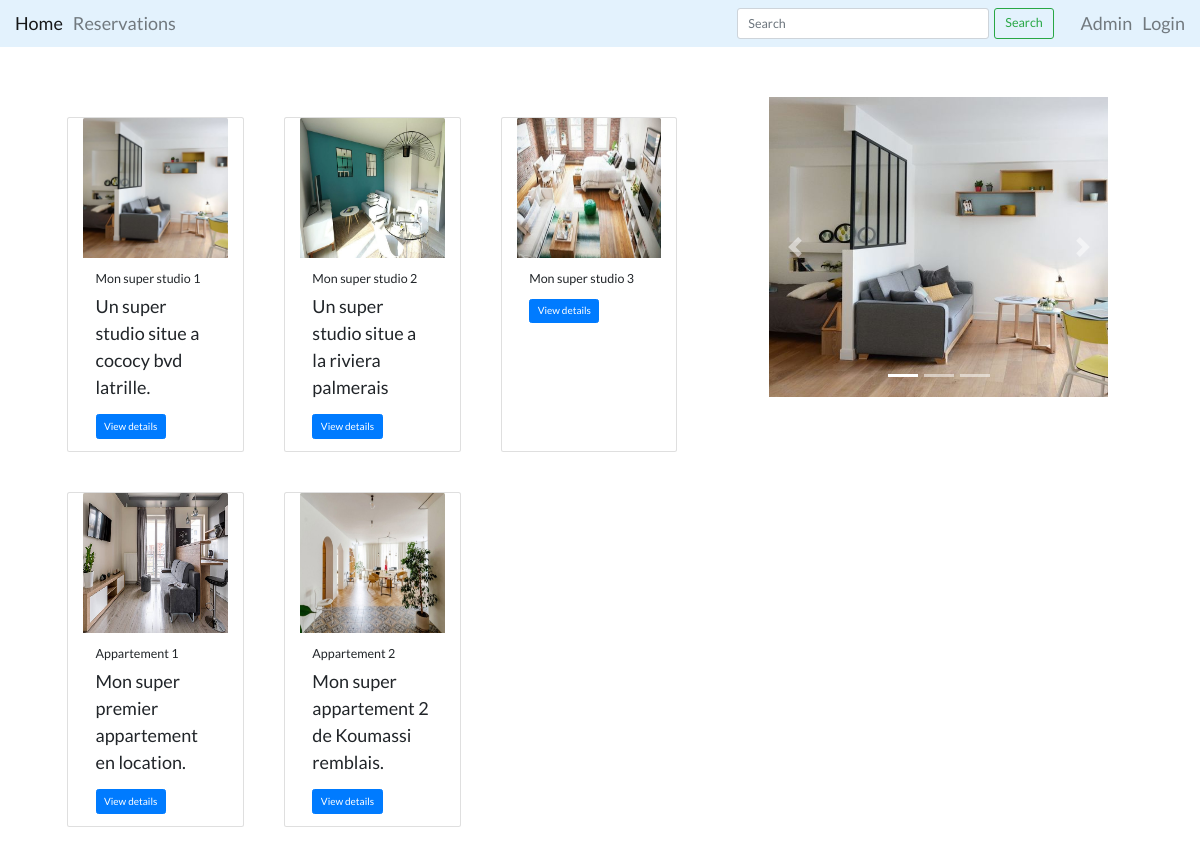
The page / on the database its author committed.
### core/models.py (models this page shows, shortened)
class Resource(models.Model):
    _upload_link = 'images/resource'
    name = models.CharField(max_length=100, unique=True)
    slug = models.SlugField(max_length=100, unique=True)
    description = models.TextField(null=True, blank=True)
    price = models.IntegerField()
    is_available = models.BooleanField(default=True)
    address_line = models.CharField(max_length=100)
    country = models.CharField(max_length=50)
    state = models.CharField(max_length=50)
    city = models.CharField(max_length=50)
    picture = models.ImageField(blank=True, upload_to=_upload_link)
    created = models.DateTimeField(auto_now_add=True)
    updated = models.DateTimeField(auto_now=True)
    type = models.ForeignKey(ResourceType,
                             on_delete=models.SET_NULL,
                             blank=True,
                             null=True)
    objects = models.Manager()  # The default manager.
    available = AvailableManager()  # Our custom manager.

### core/views.py (the view)
# urls.py: path('', resource_list, name='home'),
def resource_list(request, type_slug=None):
    resources = Resource.available.all()
    if type_slug:
        resources = resources.filter(type__slug=type_slug)
    context = {
        'resources': resources,
        'news': resources.order_by('created')[:3],
    }
    return render(request, 'core/resource_list.html', context)

### core/models.py (called while the page is built)
    def get_queryset(self):
        return super(AvailableManager,
                     self).get_queryset().filter(is_available=True)

### core/templates/core/resource_list.html (shortened to what this page needs)
{% extends 'base.html' %}
{% load static %}
{% block styles %}
<link rel="stylesheet" href="{% static 'css/resource_list.css' %}" type="text/css">
{% endblock %}
{% block content %}
<div class="content container" style="margin: auto; max-width: 98vw; padding: 5rem; font-size: large;">
    <div class="sections row">
        <section class="main col-md-8 col-lg-8 col-sm-8 row">
            {% for resource in resources %}
            <div class="card col-lg-3 col-sm-4" style="margin: 2rem;">
                <img src="{{ resource.picture.url }}" class="card-img-top" alt="resource image">
                <div class="card-body">
                    <h5 class="card-title">{{ resource.name }}</h5>
                    <p class="card-text">{{ resource.description }}</p>
                    <a href="{% url 'core:resource_detail' resource.type.slug resource.slug %}"
                        class="btn btn-primary">View
                        details</a>
                </div>
            </div>
            {% endfor %}
        </section>
        <section class="sidebar col-md-4 col-lg-4 col-sm-4">
            <div id="carouselInd" class="carousel slide" data-ride="carousel">
                <ol class="carousel-indicators">
                    <li data-target="#carouselInd" data-slide-to="0" class="active"></li>
                    <li data-target="#carouselInd" data-slide-to="1"></li>
                    <li data-target="#carouselInd" data-slide-to="2"></li>
                </ol>
                <div class="carousel-inner">
                    <div class="carousel-item active">
                        <img class="d-block w-100" src="{{ news.0.picture.url }}" alt="{{ news.0.name }}"
                            style="height: 30rem;">
                    </div>
                </div>
                <a class="carousel-control-prev" href="#carouselInd" role="button" data-slide="prev">
                    <span class="carousel-control-prev-icon" aria-hidden="true"></span>
                </a>
                <a class="carousel-control-next" href="#carouselInd" role="button" data-slide="next">
                    <span class="carousel-control-next-icon" aria-hidden="true"></span>
                </a>
            </div>
        </section>
    </div>
</div>
{% endblock %}

### static/css/base.css (style rules this page uses)
* { padding: 0; margin: 0; box-sizing: border-box; }
html { font-size: 10px; }
body { box-sizing: border-box; font-family: "Lato", sans-serif; }

### core/static/css/resource_list.css (style rules this page uses)
img { height: 14rem; }

### rows shown on the page
Resource: picture (picture), name "Mon super studio 1", description "Un super studio situe a cococy bvd latrille."
Resource: picture (picture), name "Mon super studio 2", description "Un super studio situe a la riviera palmerais"
Resource: picture (picture), name "Mon super studio 3"
Resource: picture (picture), name "Appartement 1", description "Mon super premier appartement en location."
Resource: picture (picture), name "Appartement 2", description "Mon super appartement 2 de Koumassi remblais."
